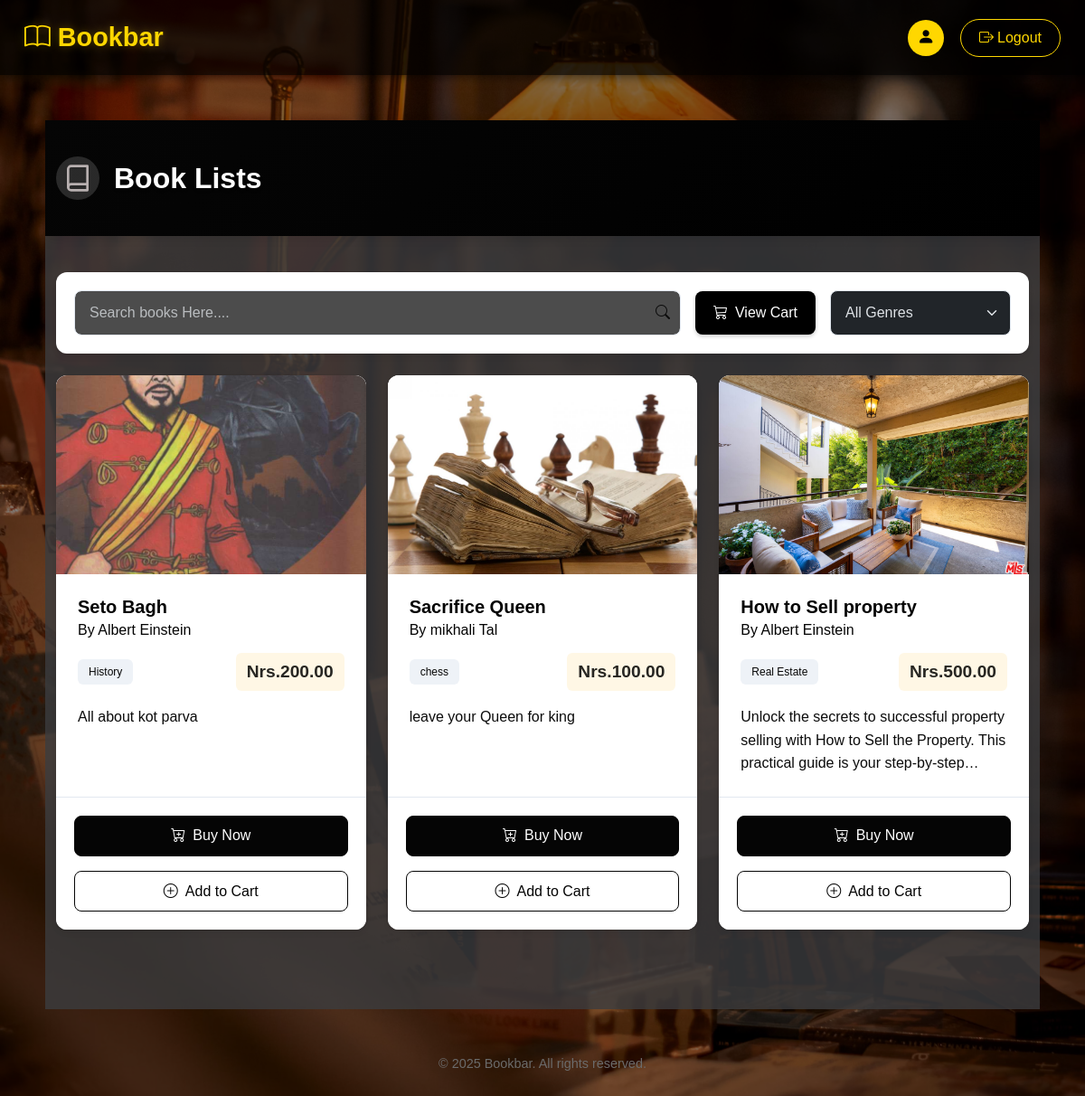
Before: /product/book_list/ (signed in) with the older database file.
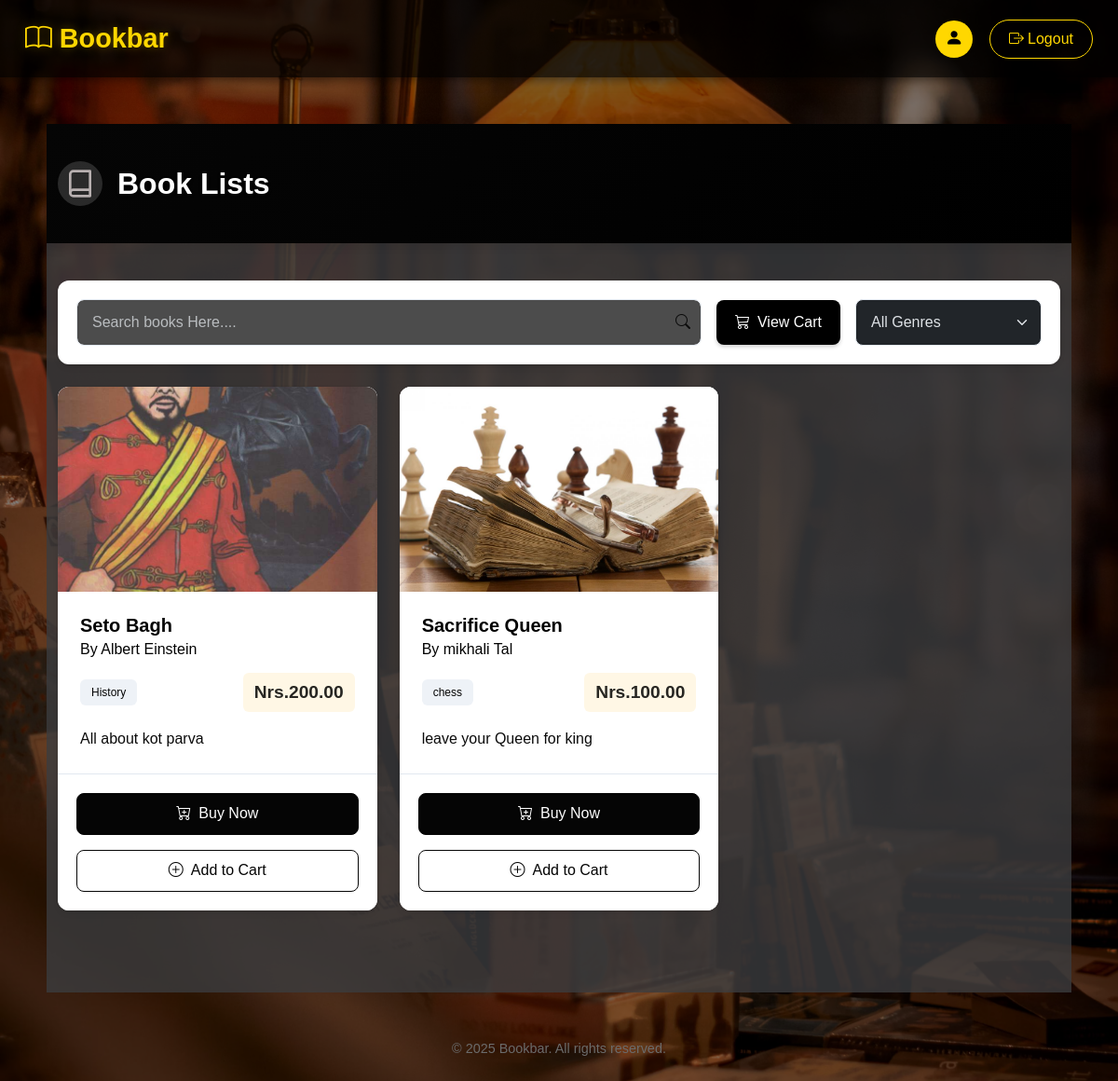
After: the same page with the newer database file.
### product/models.py (models this page shows, shortened)
class Book(models.Model):
    Title= models.CharField(max_length=25)
    Author= models.ForeignKey(Author, on_delete=models.CASCADE)
    Descriptions= models.TextField()
    Genere= models.CharField(max_length=15)
    Price =models.DecimalField(max_digits=6 , decimal_places=2)
    Cover_Page= models.ImageField(upload_to='image/')

class Author(models.Model):
    Name= models.CharField(max_length=100)
    DOB= models.DateField(blank=True, null=True)
    Education= models.CharField(max_length=250)

### product/views.py (the view)
# urls.py: path('book_list/', views.book_list, name='book_list'),
@login_required
def book_list(request):
    book = Book.objects.all()
    return render(request,'book_list.html', {'book': book})

### product/templates/book_list.html (shortened to what this page needs)
{% extends 'base.html' %}
{% block content %}
<div class="book-list-container">
    <div class="header-section">
        <div class="container">
            <div class="d-flex justify-content-between align-items-center flex-wrap">
                <div class="header-title">
                    <div class="brand-logo">
                    </div>
                    <h1>Book Lists</h1>
                </div>
            </div>
        </div>
    </div>
    <div class="container main-content">
        {% if book %}
            <div class="book-filter-section mb-4">
                <div class="search-box">
                    <input type="text" id="bookSearch" class="form-control" placeholder="Search books Here....">
                    <i class="bi bi-search search-icon"></i>
                </div>
                {% if user.is_authenticated and not user.is_superuser %}
                <div class="view-cart-container">
                    <a href="{% url 'view_cart' %}" class="btn view-cart-btn">
                        <i class="bi bi-cart3 me-2"></i>View Cart
                    </a>
                </div>
                {% endif %}
                <div class="filter-options">
                    <select class="form-select" id="genreFilter">
                        <option value="">All Genres</option>
                    </select>
                </div>
            </div>
            <div class="row row-cols-1 row-cols-md-2 row-cols-lg-3 g-4 book-grid">
                {% for b in book %}
                    <div class="col book-item" data-title="{{ b.Title|lower }}" data-genre="{{ b.Genere|lower }}">
                        <div class="card h-100 book-card">
                            <div class="book-cover-container">
                                {% if b.Cover_Page %}
                                    <img src="{{ b.Cover_Page.url }}" class="card-img-top book-cover" alt="{{ b.Title }}">
                                {% else %}
                                    <div class="no-cover">
                                        <i class="bi bi-book"></i>
                                        <span>No Cover</span>
                                    </div>
                                {% endif %}
                            </div>
                            <div class="card-body">
                                <h5 class="card-title">{{ b.Title }}</h5>
                                <h6 class="card-subtitle mb-2 author-name">By {{ b.Author.Name }}</h6>
                                <div class="book-details">
                                    <span class="badge genre-badge">{{ b.Genere }}</span>
                                    <span class="price-tag">Nrs.{{ b.Price }}</span>
                                </div>
                                <p class="card-text description">{{ b.Descriptions }}</p>
                            </div>
                            <div class="card-footer">
                                {% if user.is_authenticated %}
                                    {% if user.is_superuser %}
                                        <div class="admin-actions">
                                            <a href="{% url 'update_book' b.id %}" class="btn btn-sm admin-edit-btn">
                                                <i class="bi bi-pencil me-1"></i>Edit
                                            </a>
                                            <a href="{% url 'delete_book' b.id %}" class="btn btn-sm admin-delete-btn">
                                                <i class="bi bi-trash me-1"></i>Delete
                                            </a>
                                        </div>
                                    {% else %}
                                        <div class="action-buttons">
                                            <a href="{% url 'buy_book' b.id %}" class="btn custom-btn-dark w-100 mb-2">
                                                <i class="bi bi-cart-plus me-2"></i>Buy Now
                                            </a>
                                            <a href="{% url 'add_to_cart' b.id %}" class="btn custom-btn-outline w-100">
                                                <i class="bi bi-plus-circle me-2"></i>Add to Cart
                                            </a>
                                        </div>
                                    {% endif %}
                                {% endif %}
                            </div>
                        </div>
                    </div>
                {% endfor %}
            </div>
        {% endif %}
    </div>
</div>
<div class="footer-section">
    <p>© 2025 Bookbar. All rights reserved.</p>
</div>
{% endblock %}

### templates/base.html (shortened to what this page needs)
{% load static %}
<!DOCTYPE html>
<html lang="en" data-bs-theme="dark">
<head>
    <link href="https://cdn.jsdelivr.net/npm/bootstrap@5.3.5/dist/css/bootstrap.min.css" rel="stylesheet">
    <link rel="stylesheet" href="https://cdn.jsdelivr.net/npm/bootstrap-icons@1.11.1/font/bootstrap-icons.css">
</head>
<body>
    <nav class="navbar navbar-expand-lg">
        <div class="container-fluid">
            <a class="navbar-brand" href="{% url 'home' %}">
                <i class="bi bi-book me-2"></i>Bookbar
            </a>
            <div class="collapse navbar-collapse" id="navbarSupportedContent">
                {% if user.is_authenticated %}
                    <div class="user-menu">
                        <a href="{% url 'profile' %}">
                            <div class="user-icon">
                                <i class="bi bi-person-fill"></i>
                            </div>
                        </a>
                        <form method="POST" action="{% url 'logout' %}">
                            <button type="submit" class="btn auth-btn login-btn">
                                <i class="bi bi-box-arrow-right me-1"></i>Logout
                            </button>
                        </form>
                    </div>
                {% endif %}
            </div>
        </div>
    </nav>
    <div class="content-container container fade-in">
        {% block content %}{% endblock %}
    </div>
</body>
</html>

### product/templates/book_list.html (style rules this page uses)
:root { --primary-color: #050505; --primary-dark: #000000; --primary-light: #eef2f7; --accent-color: #272622; --text-dark: #030303; --text-light: #0b0b0b; --bg-light: #3b3d3fcb; --card-bg: #ffffff; --border-color: #e2e8f0; --danger: #e53e3e; --success: #38a169; --card-shadow: 0 4px 6px rgba(0, 0, 0, 0.05), 0 1px 3px rgba(0, 0, 0, 0.1); --hover-shadow: 0 10px 15px rgba(0, 0, 0, 0.1); }
.book-list-container { min-height: 100vh; background-color: var(--bg-light); color: var(--text-dark); }
.header-section { background: linear-gradient(135deg, var(--primary-color) 0%, var(--primary-dark) 100%); color: white; padding: 2.5rem 0; margin-bottom: 2.5rem; box-shadow: 0 4px 12px rgba(0, 0, 0, 0.1); }
.header-title { display: flex; align-items: center; }
.brand-logo { margin-right: 1rem; color: rgb(184, 176, 176); background: rgba(255, 255, 255, 0.15); border-radius: 50%; width: 48px; height: 48px; display: flex; align-items: center; justify-content: center; }
.header-title h1 { margin: 0; font-weight: 700; font-size: 2rem; text-shadow: 0 2px 4px rgba(0, 0, 0, 0.1); }
.main-content { padding-bottom: 3rem; }
.book-filter-section { display: flex; gap: 1rem; margin-bottom: 2.5rem; background-color: var(--card-bg); padding: 1.25rem; border-radius: 12px; box-shadow: var(--card-shadow); flex-wrap: wrap; align-items: center; }
.search-box { position: relative; flex: 1; min-width: 200px; }
.view-cart-container { display: flex; align-items: center; }
.view-cart-btn { white-space: nowrap; display: flex; align-items: center; padding: 0.75rem 1.25rem; font-weight: 500; border-radius: 8px; background-color: var(--primary-dark); color: white; border: none; box-shadow: 0 2px 4px rgba(0, 0, 0, 0.2); }
.form-control, .form-select { border: 1px solid var(--border-color); padding: 0.75rem 1rem; font-size: 1rem; border-radius: 8px; transition: all 0.3s ease; }
.search-icon { position: absolute; right: 12px; top: 50%; transform: translateY(-50%); color: var(--text-light); }
.filter-options { width: 200px; }
.book-grid { margin-bottom: 2.5rem; }
.book-card { transition: transform 0.3s ease, box-shadow 0.3s ease; border: none; border-radius: 12px; box-shadow: var(--card-shadow); overflow: hidden; background-color: var(--card-bg); }
.book-cover-container { height: 220px; overflow: hidden; display: flex; align-items: center; justify-content: center; background-color: var(--primary-light); }
.book-cover { width: 100%; height: 100%; object-fit: cover; transition: transform 0.5s ease; }
.card-body { padding: 1.5rem; }
.card-title { font-weight: 700; margin-bottom: 0.5rem; color: var(--text-dark); font-size: 1.25rem; }
.author-name { color: var(--text-dark); font-weight: 500; margin-bottom: 1rem; }
.book-details { display: flex; justify-content: space-between; align-items: center; margin: 1rem 0; }
.genre-badge { font-weight: 500; background-color: var(--primary-light); color: var(--primary-color); padding: 0.5rem 0.75rem; border-radius: 6px; }
.price-tag { font-weight: 700; color: var(--accent-color); font-size: 1.2rem; background-color: rgba(248, 180, 0, 0.1); padding: 0.4rem 0.75rem; border-radius: 6px; }
.description { color: var(--text-light); display: -webkit-box; -webkit-line-clamp: 3; -webkit-box-orient: vertical; overflow: hidden; text-overflow: ellipsis; line-height: 1.6; margin-top: 1rem; }
.card-footer { background-color: var(--card-bg); border-top: 1px solid var(--border-color); padding: 1.25rem; }
.action-buttons { display: flex; flex-direction: column; gap: 0.5rem; }
.custom-btn-dark { background-color: var(--primary-color); border-color: var(--primary-color); color: white; transition: all 0.3s ease; border-radius: 8px; padding: 0.6rem 1.25rem; font-weight: 500; }
.custom-btn-outline { color: var(--primary-color); border-color: var(--primary-color); background-color: transparent; transition: all 0.3s ease; border-radius: 8px; padding: 0.6rem 1.25rem; font-weight: 500; }
.footer-section { text-align: center; margin-top: 30px; padding: 20px 0; color: #6b6b6b; font-size: 0.9rem; }

Changed rows visible on the page:
removed Book: Cover_Page (picture), Title "How to Sell property", Author.Name "Albert Einstein", Genere "Real Estate", Price "500.00", Descriptions "Unlock the secrets to successful property selling with How to Sell the Property. This practical guide is your…"
